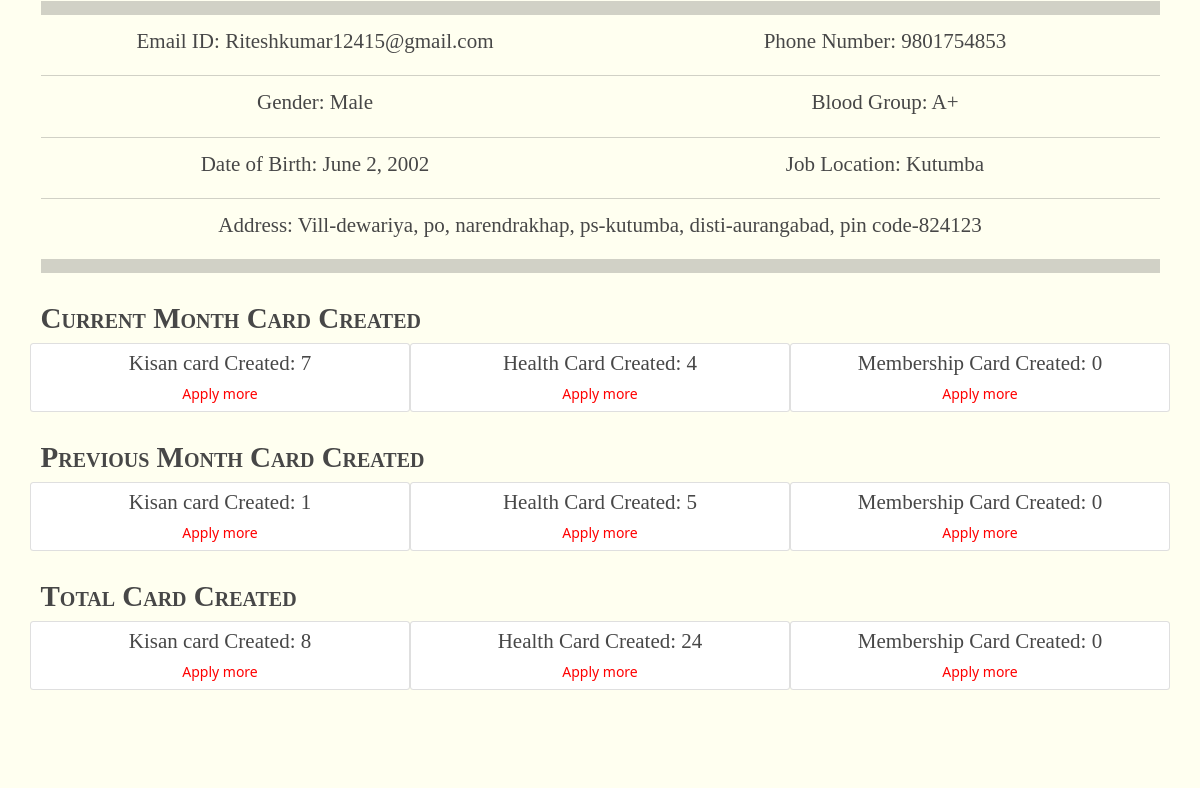
The app's page /profile (signed in, middle part), older data.
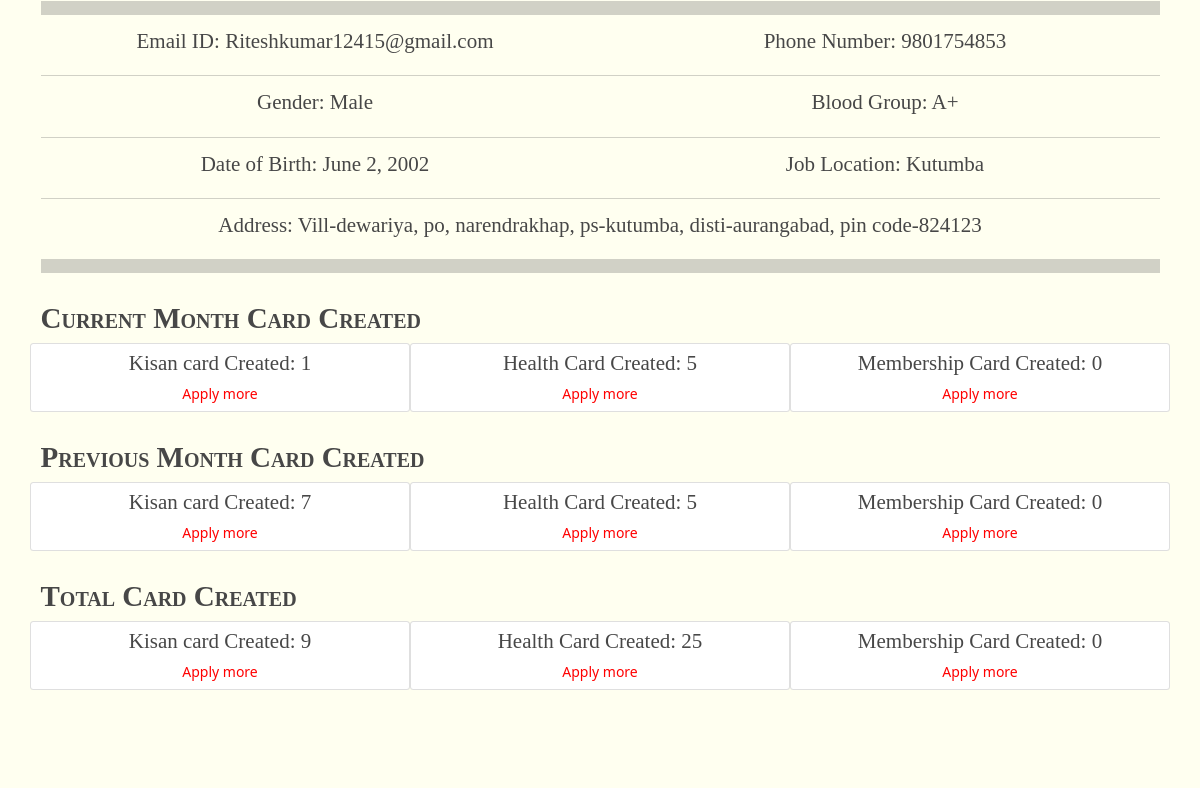
The same page, newer data.
### EmployeeProfile/models.py (models this page shows)
class EmployeeProfile(models.Model):
    emmloyeeid = models.CharField(max_length=14, default="",unique=True,)
    email = models.CharField(max_length=100, unique=True,)
    user = models.OneToOneField(User, on_delete=models.CASCADE, related_name='profile')
    name = models.CharField(max_length=50, unique=False)
    phone_number = models.CharField(max_length=10, unique=True, null=False, blank=False)
    GENDER_CHOICES = (
        ('Male', 'Male'),
        ('Female', 'Female'),
    )
    gender = models.CharField(max_length=6, choices=GENDER_CHOICES)
    JOB_CHOICES = (
        ('DISTRICT DEVELOPMENT MANAGER', 'DISTRICT DEVELOPMENT MANAGER'),
        ('BLOCK DEVELOPMENT MANAGER', 'BLOCK DEVELOPMENT MANAGER'),
        ('FIELD EXECUTIVE', 'FIELD EXECUTIVE'),
        ('AGRICULTURAL ADVISOR', 'AGRICULTURAL ADVISOR'),
        ('COMPUTER TRAINER', 'COMPUTER TRAINER'),
        ('BEAUTICIAN', 'BEAUTICIAN'),
        ('TAILORING', 'TAILORING'),
        ('Office Boy/Peon', 'Office Boy/Peon'),
        ('Banking Trainer', 'Banking Trainer'),
        ('Regional Manager', 'Regional Manager'),
        ('Accountant/Cashier', 'Accountant/Cashier'),
        ('Receptionist', 'Receptionist'),
    )
    designation = models.CharField(max_length=32, choices=JOB_CHOICES)
    job_location = models.CharField(max_length=100, default="")
    bloodgroup = models.CharField(max_length=10, default="")
    dob = models.DateField()
    Address = models.CharField(max_length=500, default="")
    image = models.ImageField(upload_to="Employee", blank=True, null=True)
    total_health_card_created = models.IntegerField(default=0)
    total_kisan_card_created = models.IntegerField(default=0)
    total_membership_card_created = models.IntegerField(default=0)
    current_month_health_card_created = models.IntegerField(default=0)
    current_month_kisan_card_created = models.IntegerField(default=0)
    current_month_membership_card_created = models.IntegerField(default=0)
    previous_month_health_card_created = models.IntegerField(default=0)
    previous_month_kisan_card_created = models.IntegerField(default=0)
    previous_month_membership_card_created = models.IntegerField(default=0)
    class Meta:
        db_table = "profile"
        verbose_name_plural = "Employee Profiles"

### ifheplapp/views.py (the view)
# urls.py: path('profile', views.profile, name="profile"),
@login_required(login_url='/login')
def profile(request):
    profile = EmployeeProfile.objects.filter(user=request.user)
    for i in profile:
        kisan_count = len(KisanCard.objects.filter(employeeID=i.emmloyeeid))
        kisan_count = kisan_count if kisan_count else 0
        membership_count = len(
            Membership.objects.filter(employeeID=i.emmloyeeid))
        membership_count = membership_count if membership_count else 0
        health_count = len(HealthCard.objects.filter(employeeID=i.emmloyeeid))
        health_count = health_count if health_count else 0
    return render(request, "profile.html", {"profile": profile, "kisan_count": kisan_count, "membership_count": membership_count, "health_count": health_count})

### ifheplapp/templates/profile.html (shortened to what this page needs)
{% extends 'extends/base.html' %}
{% block body %}
<div class="row1" style="background-color: rgb(255, 255, 240);">
  <div class="container">
    <div class="my-2">
      {% for prof in profile %}
      <hr class="py-2">
      <div class="row">
        <div class="col-md-6 text-center">
          <h4>Email ID: {{prof.email}}</h4>
        </div>
        <div class="col-md-6 text-center">
          <h4>Phone Number: {{prof.phone_number}}</h4>
        </div>
      </div>
      <hr>
      <div class="row">
        <div class="col-md-6 text-center">
          <h4>Gender: {{prof.gender}}</h4>
        </div>
        <div class="col-md-6 text-center">
          <h4>Blood Group: {{prof.bloodgroup}}</h4>
        </div>
      </div>
      <hr>
      <div class="row">
        <div class="col-md-6 text-center">
          <h4>Date of Birth: {{prof.dob}}</h4>
        </div>
        <div class="col-md-6 text-center">
          <h4>Job Location: {{prof.job_location}}</h4>
        </div>
      </div>
      <hr>
      <div class="row">
        <div class="col-md text-center">
          <h4>Address: {{prof.Address}}</h4>
        </div>
      </div>
      <hr class="py-2">
      <div class="row py-3">
        <h3 class="logoname">Current Month Card Created</h3>
        <div class="col-md-4 text-center card py-2">
          <h4>Kisan card Created: {{prof.current_month_kisan_card_created}}</h4>
          <a style="color: red;" href="/card/Kisan-Card/apply">Apply more</a>
        </div>
        <div class="col-md-4 text-center card py-2">
          <h4>Health Card Created: {{prof.current_month_health_card_created}}</h4>
          <a style="color: red;" href="/card/Health-Card/apply">Apply more</a>
        </div>
        <div class="col-md-4 text-center card py-2">
          <h4>Membership Card Created: {{prof.current_month_membership_card_created}}</h4>
          <a style="color: red;" href="/membership">Apply more</a>
        </div>
      </div>
      <div class="row py-3">
        <h3 class="logoname">Previous Month Card Created</h3>
        <div class="col-md-4 text-center card py-2">
          <h4>Kisan card Created: {{prof.previous_month_kisan_card_created}}</h4>
          <a style="color: red;" href="/card/Kisan-Card/apply">Apply more</a>
        </div>
        <div class="col-md-4 text-center card py-2">
          <h4>Health Card Created: {{prof.previous_month_health_card_created}}</h4>
          <a style="color: red;" href="/card/Health-Card/apply">Apply more</a>
        </div>
        <div class="col-md-4 text-center card py-2">
          <h4>Membership Card Created: {{prof.previous_month_membership_card_created}}</h4>
          <a style="color: red;" href="/membership">Apply more</a>
        </div>
      </div>
      <div class="row py-3">
        <h3 class="logoname">Total Card Created</h3>
        <div class="col-md-4 text-center card py-2">
          <h4>Kisan card Created: {{prof.total_kisan_card_created}}</h4>
          <a style="color: red;" href="/card/Kisan-Card/apply">Apply more</a>
        </div>
        <div class="col-md-4 text-center card py-2">
          <h4>Health Card Created: {{prof.total_health_card_created}}</h4>
          <a style="color: red;" href="/card/Health-Card/apply">Apply more</a>
        </div>
        <div class="col-md-4 text-center card py-2">
          <h4>Membership Card Created: {{prof.total_membership_card_created}}</h4>
          <a style="color: red;" href="/membership">Apply more</a>
        </div>
      </div>
      {% endfor %}
    </div>
  </div>
</div>
{% endblock body %}

### ifheplapp/templates/extends/base.html (shortened to what this page needs)
<!DOCTYPE html>
<html lang="">
<head>
  <link href="/static/styles/layout.css" rel="stylesheet" type="text/css" media="all">
  <link href="/static/styles/owl.carousel.min.css" rel="stylesheet" type="text/css" media="all">
  <link href="https://cdn.jsdelivr.net/npm/bootstrap@5.1.3/dist/css/bootstrap.min.css" rel="stylesheet"
>
</head>
<body id="top" onload="myFunction()">
    {% block body %}{% endblock body %}
</body>
</html>

### ifheplapp/static/styles/layout.css (style rules this page uses)
.row1 { border-top:1px solid; }
.container { padding:80px 0; }
*, *::before, *::after { transition:all .3s ease-in-out; }
body { color:#A8A8A8; background-color:#151618; }
a { color:#f29494; }
hr, .borderedbox { border-color:#D7D7D7; }
.logoname { color:inherit; }
.row1 { color:#474747; background-color:#FFFFFF; border-color:rgba(0,0,0,.1); }

### ifheplapp/static/styles/framework.css (style rules this page uses)
html { overflow-y:scroll; overflow-x:hidden; }
html, body { margin:0; padding:0; font-size:14px; line-height:1.6em; }
*, *::before, *::after { box-sizing:border-box; }
.logoname { display:inline-block; min-width:170px; font-size:29px; font-variant:small-caps; font-weight:700; }
a { outline:none; text-decoration:none; }
body, input, textarea, select { font-family:Verdana, Geneva, sans-serif; }
h1, h2, h3, h4, h5, h6, .heading { font-family:Georgia, "Times New Roman", Times, serif; }
::placeholder { opacity:1; }
h1, h2, h3, h4, h5, h6, .heading { margin:0 0 20px 0; font-size:1.4rem; line-height:normal; font-weight:normal; }
hr { display:block; width:100%; height:1px; border:solid; border-width:1px 0 0 0; }

### ifheplapp/templates/extends/base.html (style rules this page uses)
a { text-decoration: none !important; }

Row changes from the older to the newer data that the page shows:
changed EmployeeProfile "Riteshkumar12415@gmail.com": current_month_kisan_card_created "7" → "1"; current_month_health_card_created "4" → "5"; previous_month_kisan_card_created "1" → "7"; total_kisan_card_created "8" → "9"; total_health_card_created "24" → "25"
